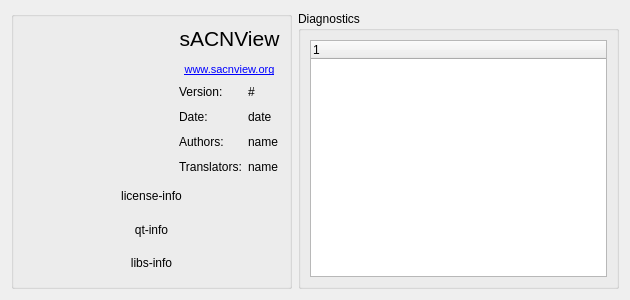
<?xml version="1.0" encoding="UTF-8"?>
<ui version="4.0">
 <class>aboutDialog</class>
 <widget class="QDialog" name="aboutDialog">
  <property name="geometry">
   <rect>
    <x>0</x>
    <y>0</y>
    <width>630</width>
    <height>300</height>
   </rect>
  </property>
  <property name="sizePolicy">
   <sizepolicy hsizetype="Preferred" vsizetype="Preferred">
    <horstretch>0</horstretch>
    <verstretch>0</verstretch>
   </sizepolicy>
  </property>
  <property name="windowTitle">
   <string>About sACN View</string>
  </property>
  <property name="windowIcon">
   <iconset resource="../res/resources.qrc">
    <normaloff>:/icons/info.png</normaloff>:/icons/info.png</iconset>
  </property>
  <layout class="QHBoxLayout" name="horizontalLayout">
   <property name="sizeConstraint">
    <enum>QLayout::SetMinimumSize</enum>
   </property>
   <item>
    <widget class="QGroupBox" name="groupBox">
     <property name="sizePolicy">
      <sizepolicy hsizetype="Fixed" vsizetype="MinimumExpanding">
       <horstretch>0</horstretch>
       <verstretch>0</verstretch>
      </sizepolicy>
     </property>
     <property name="title">
      <string/>
     </property>
     <property name="flat">
      <bool>false</bool>
     </property>
     <layout class="QHBoxLayout" name="horizontalLayout_3">
      <item>
       <layout class="QVBoxLayout" name="verticalLayout">
        <property name="sizeConstraint">
         <enum>QLayout::SetDefaultConstraint</enum>
        </property>
        <item>
         <layout class="QGridLayout" name="gridLayout_2">
          <property name="sizeConstraint">
           <enum>QLayout::SetMinimumSize</enum>
          </property>
          <item row="0" column="0" rowspan="2">
           <widget class="QLabel" name="showIcon">
            <property name="sizePolicy">
             <sizepolicy hsizetype="Fixed" vsizetype="MinimumExpanding">
              <horstretch>0</horstretch>
              <verstretch>0</verstretch>
             </sizepolicy>
            </property>
            <property name="minimumSize">
             <size>
              <width>150</width>
              <height>150</height>
             </size>
            </property>
            <property name="baseSize">
             <size>
              <width>150</width>
              <height>150</height>
             </size>
            </property>
            <property name="text">
             <string/>
            </property>
            <property name="pixmap">
             <pixmap resource="../res/resources.qrc">:/Logo.png</pixmap>
            </property>
            <property name="alignment">
             <set>Qt::AlignCenter</set>
            </property>
           </widget>
          </item>
          <item row="0" column="1">
           <widget class="QLabel" name="label">
            <property name="sizePolicy">
             <sizepolicy hsizetype="Fixed" vsizetype="Fixed">
              <horstretch>0</horstretch>
              <verstretch>0</verstretch>
             </sizepolicy>
            </property>
            <property name="font">
             <font>
              <pointsize>16</pointsize>
             </font>
            </property>
            <property name="text">
             <string notr="true">&lt;html&gt;&lt;head/&gt;&lt;body&gt;&lt;p align=&quot;center&quot;&gt;sACNView&lt;/p&gt;&lt;p align=&quot;center&quot;&gt;&lt;a href=&quot;https://www.sacnview.org&quot;&gt;&lt;span style=&quot; font-size:8pt; text-decoration: underline; color:#0000ff;&quot;&gt;www.sacnview.org&lt;/span&gt;&lt;/a&gt;&lt;/p&gt;&lt;/body&gt;&lt;/html&gt;</string>
            </property>
            <property name="openExternalLinks">
             <bool>true</bool>
            </property>
           </widget>
          </item>
          <item row="1" column="1">
           <layout class="QGridLayout" name="gridLayout">
            <property name="sizeConstraint">
             <enum>QLayout::SetMinimumSize</enum>
            </property>
            <item row="1" column="1">
             <widget class="QLabel" name="displayDate">
              <property name="sizePolicy">
               <sizepolicy hsizetype="Expanding" vsizetype="Expanding">
                <horstretch>0</horstretch>
                <verstretch>0</verstretch>
               </sizepolicy>
              </property>
              <property name="text">
               <string notr="true">date</string>
              </property>
              <property name="alignment">
               <set>Qt::AlignLeading|Qt::AlignLeft|Qt::AlignVCenter</set>
              </property>
             </widget>
            </item>
            <item row="2" column="0">
             <widget class="QLabel" name="AuthorLabel">
              <property name="sizePolicy">
               <sizepolicy hsizetype="Expanding" vsizetype="Expanding">
                <horstretch>0</horstretch>
                <verstretch>0</verstretch>
               </sizepolicy>
              </property>
              <property name="text">
               <string>Authors:</string>
              </property>
              <property name="alignment">
               <set>Qt::AlignLeading|Qt::AlignLeft|Qt::AlignVCenter</set>
              </property>
             </widget>
            </item>
            <item row="1" column="0">
             <widget class="QLabel" name="DateLabel">
              <property name="sizePolicy">
               <sizepolicy hsizetype="Expanding" vsizetype="Expanding">
                <horstretch>0</horstretch>
                <verstretch>0</verstretch>
               </sizepolicy>
              </property>
              <property name="text">
               <string>Date:</string>
              </property>
              <property name="alignment">
               <set>Qt::AlignLeading|Qt::AlignLeft|Qt::AlignVCenter</set>
              </property>
             </widget>
            </item>
            <item row="0" column="1">
             <widget class="QLabel" name="DisplayVer">
              <property name="sizePolicy">
               <sizepolicy hsizetype="Expanding" vsizetype="Expanding">
                <horstretch>0</horstretch>
                <verstretch>0</verstretch>
               </sizepolicy>
              </property>
              <property name="text">
               <string notr="true">#</string>
              </property>
              <property name="alignment">
               <set>Qt::AlignLeading|Qt::AlignLeft|Qt::AlignVCenter</set>
              </property>
             </widget>
            </item>
            <item row="2" column="1">
             <widget class="QLabel" name="DisplayName">
              <property name="sizePolicy">
               <sizepolicy hsizetype="Expanding" vsizetype="Expanding">
                <horstretch>0</horstretch>
                <verstretch>0</verstretch>
               </sizepolicy>
              </property>
              <property name="text">
               <string notr="true">name</string>
              </property>
              <property name="alignment">
               <set>Qt::AlignLeading|Qt::AlignLeft|Qt::AlignVCenter</set>
              </property>
              <property name="wordWrap">
               <bool>false</bool>
              </property>
             </widget>
            </item>
            <item row="0" column="0">
             <widget class="QLabel" name="VerLabel">
              <property name="sizePolicy">
               <sizepolicy hsizetype="Expanding" vsizetype="Expanding">
                <horstretch>0</horstretch>
                <verstretch>0</verstretch>
               </sizepolicy>
              </property>
              <property name="text">
               <string>Version:</string>
              </property>
              <property name="alignment">
               <set>Qt::AlignLeading|Qt::AlignLeft|Qt::AlignVCenter</set>
              </property>
             </widget>
            </item>
            <item row="3" column="0">
             <widget class="QLabel" name="lblTranslators">
              <property name="sizePolicy">
               <sizepolicy hsizetype="Expanding" vsizetype="Expanding">
                <horstretch>0</horstretch>
                <verstretch>0</verstretch>
               </sizepolicy>
              </property>
              <property name="text">
               <string>Translators:</string>
              </property>
             </widget>
            </item>
            <item row="3" column="1">
             <widget class="QLabel" name="lblTranslatorNames">
              <property name="sizePolicy">
               <sizepolicy hsizetype="Expanding" vsizetype="Expanding">
                <horstretch>0</horstretch>
                <verstretch>0</verstretch>
               </sizepolicy>
              </property>
              <property name="text">
               <string notr="true">name</string>
              </property>
             </widget>
            </item>
           </layout>
          </item>
         </layout>
        </item>
        <item>
         <widget class="QLabel" name="lblLicense">
          <property name="sizePolicy">
           <sizepolicy hsizetype="MinimumExpanding" vsizetype="MinimumExpanding">
            <horstretch>0</horstretch>
            <verstretch>0</verstretch>
           </sizepolicy>
          </property>
          <property name="text">
           <string notr="true">license-info</string>
          </property>
          <property name="alignment">
           <set>Qt::AlignCenter</set>
          </property>
          <property name="wordWrap">
           <bool>true</bool>
          </property>
          <property name="openExternalLinks">
           <bool>true</bool>
          </property>
         </widget>
        </item>
        <item>
         <widget class="QLabel" name="lblQtInfo">
          <property name="sizePolicy">
           <sizepolicy hsizetype="MinimumExpanding" vsizetype="MinimumExpanding">
            <horstretch>0</horstretch>
            <verstretch>0</verstretch>
           </sizepolicy>
          </property>
          <property name="text">
           <string notr="true">qt-info</string>
          </property>
          <property name="alignment">
           <set>Qt::AlignCenter</set>
          </property>
          <property name="wordWrap">
           <bool>true</bool>
          </property>
          <property name="openExternalLinks">
           <bool>true</bool>
          </property>
         </widget>
        </item>
        <item>
         <widget class="QLabel" name="lblLibs">
          <property name="sizePolicy">
           <sizepolicy hsizetype="MinimumExpanding" vsizetype="MinimumExpanding">
            <horstretch>0</horstretch>
            <verstretch>0</verstretch>
           </sizepolicy>
          </property>
          <property name="text">
           <string notr="true">libs-info</string>
          </property>
          <property name="alignment">
           <set>Qt::AlignCenter</set>
          </property>
          <property name="wordWrap">
           <bool>true</bool>
          </property>
          <property name="openExternalLinks">
           <bool>true</bool>
          </property>
         </widget>
        </item>
       </layout>
      </item>
     </layout>
    </widget>
   </item>
   <item>
    <widget class="QGroupBox" name="gbDiagnostics">
     <property name="sizePolicy">
      <sizepolicy hsizetype="MinimumExpanding" vsizetype="MinimumExpanding">
       <horstretch>0</horstretch>
       <verstretch>0</verstretch>
      </sizepolicy>
     </property>
     <property name="title">
      <string>Diagnostics</string>
     </property>
     <layout class="QHBoxLayout" name="horizontalLayout_2">
      <item>
       <widget class="QTreeWidget" name="twDiag">
        <property name="sizePolicy">
         <sizepolicy hsizetype="MinimumExpanding" vsizetype="MinimumExpanding">
          <horstretch>0</horstretch>
          <verstretch>0</verstretch>
         </sizepolicy>
        </property>
        <property name="columnCount">
         <number>1</number>
        </property>
        <column>
         <property name="text">
          <string notr="true">1</string>
         </property>
        </column>
       </widget>
      </item>
     </layout>
    </widget>
   </item>
  </layout>
 </widget>
 <resources>
  <include location="../res/resources.qrc"/>
 </resources>
 <connections/>
</ui>
